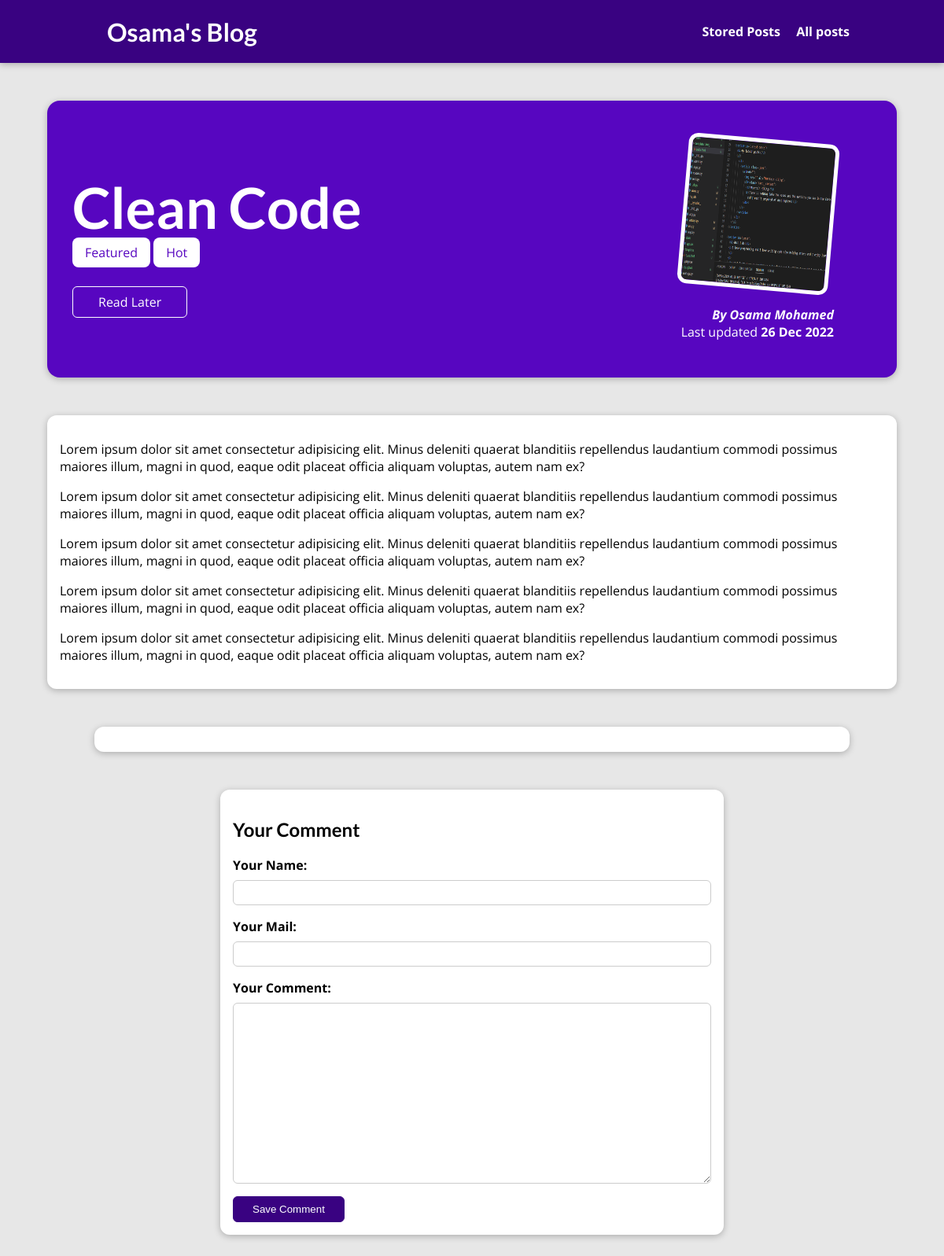
/posts/Coding, run on the app's committed database.
### blog/models.py (models this page shows, shortened)
class Post(models.Model):
    title = models.CharField(max_length=200)
    image = models.ImageField(upload_to="posts", null=True)
    exerpt = models.CharField(max_length=250)
    slug = models.SlugField(unique=True, primary_key=True)
    date = models.DateField(auto_now=True)
    content = models.TextField(validators=[MinLengthValidator(10)])
    author = models.ForeignKey(Author, related_name="posts", null=True, on_delete=models.SET_NULL)
    tag = models.ManyToManyField(Tag)

class Tag(models.Model):
    caption = models.CharField(max_length=20)

class Author(models.Model):
    first_name = models.CharField(max_length=100)
    last_name = models.CharField(max_length=100)
    email_address = models.EmailField()
    def __str__(self):
        return f"{self.first_name} {self.last_name}"

### blog/views.py (the view, shortened to what this page needs)
# urls.py: path("posts/<slug:slug>", views.PostDetailView.as_view(),
class PostDetailView(View):
    def is_stored_post(self, request, post_pk):
        stored_posts = request.session.get("stored_posts")
        post_saved_for_later = False
        if stored_posts is not None:
            post_saved_for_later = str(post_pk) in stored_posts
        return post_saved_for_later
    def get(self, request, slug):
        post = get_object_or_404(Post, slug=slug)
        context = {
            "post":post,
            "all_tags":post.tag.all(),
            "comment_form":CommentForm(),
            "comments":post.comments.all().order_by("-id"),
            "post_saved_for_later": self.is_stored_post(request, post.pk)
        }
        return render(request, "blog/post-detail.html", context )

### blog/forms.py
class CommentForm(forms.ModelForm):
    class Meta:
        model = Comment
        exclude = ("post",)
        labels  = {
            "user_name":"Your Name",
            "user_email":"Your Mail",
            "text":"Your Comment"
        }

### blog/templates/blog/post-detail.html (shortened to what this page needs)
{% extends 'base.html' %}
{% load static %}
{% block css_files %}
<link rel="stylesheet" href="{% static 'blog/post-detail.css' %}">
{% endblock css_files %}
{% block content %}
<section id='summary'>
  <h2>{{post.title}}</h2>
  <div>
    {% for tag in all_tags %}
    <span class="tag">{{tag.caption}}</span>
    {% endfor %}
  </div>
  <div id="read-later">
    <form action="{% url 'read-later' %}" method="POST">
      <button>
        {% if post_saved_for_later %}
        Remove from (Read Later)
        {% else %}
        Read Later
        {% endif %}
      </button>
    </form>
  </div>
  <article>
    <img src="{{post.image.url}}" alt=post.title>
    <address>By <a href="{{post.author.email_address}}">{{post.author}}</a></address>
    <div>Last updated <time>{{post.date|date:"d M Y"}}</time> </div>
  </article>
</section>
<main>
  {{post.content|linebreaks}}
</main>
<section id="comments">
</section>
<section id="comment-form">
  <h2>Your Comment</h2>
  <form method="POST" action="{% url 'post-details-page'  post.slug %}">
    {% for form_field in comment_form %}
    <div class="form-control {% if form_field.errors %}invalid{% endif %}">
      {{form_field.label_tag}}
      {{form_field}}
    </div>
    {% endfor %}
    <button>Save Comment</button>
  </form>
</section>
{% endblock content %}

### static/app.css (style rules this page uses)
* { box-sizing: border-box; }
html { font-family: 'Open Sans', 'Lato', sans-serif; }
body { margin: 0; }
h1, h2, h3 { font-family: 'Lato', sans-serif; font-weight: bold; }

### blog/static/blog/post-detail.css (style rules this page uses)
body { background-color: #e7e7e7; }
#summary { margin: 8rem auto 3rem auto; padding: 2rem; width: 90%; max-width: 90rem; border-radius: 16px; background-color: #5706c0; position: relative; box-shadow: 0 2px 8px rgba(0, 0, 0, 0.25); height: 22rem; }
#summary a { color: white; text-decoration: none; }
#summary h2 { color: white; font-size: 4.5rem; margin-bottom: 0.25rem; }
#summary article { position: absolute; top: 2rem; right: 3rem; padding: 1rem 2rem; border-radius: 12px; text-align: right; color: white; }
#summary article img { width: 12rem; height: 12rem; border-radius: 12px; transform: rotateZ(5deg); border: 5px solid white; margin-bottom: 1rem; }
#summary address { font-weight: bold; }
#summary time { font-weight: bold; }
#read-later { margin: 2rem 0; }
#read-later button { background-color: transparent; border: 1px solid white ; padding: 0.5rem 2rem; font: inherit; color: white; cursor: pointer; border-radius: 6px; }
main { width: 90%; max-width: 90rem; margin: 3rem auto; background-color: white; padding: 1rem; border-radius: 12px; box-shadow: 0 2px 8px rgba(0, 0, 0, 0.25); }
.tag { background-color: white; color: #5706c0; padding: 0.5rem 1rem; border-radius: 8px; }
#comment-form { margin: 3rem auto; width: 90%; max-width: 40rem; border-radius: 12px; background-color: white; box-shadow: 0 2px 8px rgba(0, 0, 0, 0.25); padding: 1rem; }
.form-control { margin-bottom: 1rem; }
.form-control label { font-weight: bold; margin-bottom: 0.5rem; display: block; }
.form-control input, .form-control textarea { display: block; width : 100%; font : inherit; padding: 0.25rem; border-radius: 6px; border: 1px solid #ccc; }
#comment-form button { background-color: #390281; color: white; border: 1px solid #390281; border-radius: 6px; padding: 0.5rem 1.5rem; cursor: pointer; }
#comments { margin: 3rem auto; width: 90%; max-width: 60rem; border-radius: 12px; background-color: white; box-shadow: 0 2px 8px rgba(0, 0, 0, 0.25); padding: 1rem 2rem; }

### data on the page
Post: title "Clean Code", image (picture), author "Osama Mohamed", date "26 Dec 2022", content "Lorem ipsum dolor sit amet consectetur adipisicing elit. Minus deleniti quaerat blanditiis repellendus laudantium commodi possimus maiores illum, magni in quod, eaque odit placeat officia aliquam voluptas, autem nam ex? Lorem ipsum dolor sit amet consectetur adipisicing elit. Minus deleniti quaerat blanditiis repellendus laudantium commodi possimus maiores illum, magni in quod, eaque odit placeat officia aliquam voluptas, autem nam ex? Lorem ipsum dolor sit amet consectetur adipisicing elit. Minus deleniti quaerat blanditiis repellendus laudantium commodi possimus maiores illum, magni in quod, eaque odit placeat officia aliquam voluptas, autem nam ex? Lorem ipsum dolor sit amet consectetur…"
Tag: caption "Featured"
Tag: caption "Hot"
